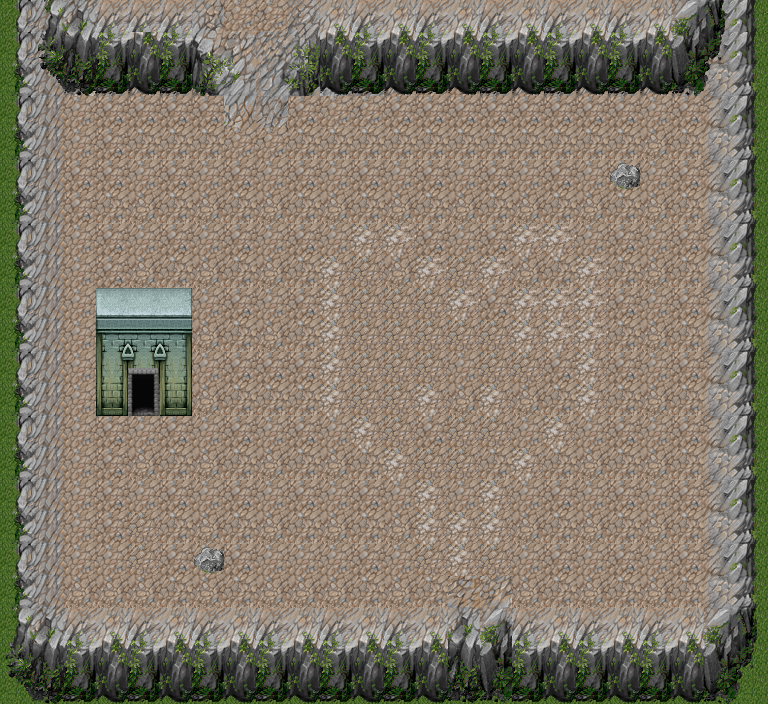

This game map was drawn from its Tiled (.tmx) file and the tilesets committed beside it. A one-line description and the trimmed map source follow:
An orthogonal 24x22 tile map with 32x32 px tiles, 4 tile layers (ground1, ground2, ground3, terrain1), 2 tilesets and 15 objects (portal1, portal2, wizard, rock, ITEM).

<map version="1.0" tiledversion="1.1.3" orientation="orthogonal" renderorder="right-up" width="24" height="22" tilewidth="32" tileheight="32" infinite="0" nextobjectid="19">
 <properties>
  <property name="music" value="THEME_MOUNTAINS" />
 </properties>
 <tileset firstgid="1" source="mountain.tsx" />
 <tileset firstgid="1025" source="terrain.tsx" />
 <layer name="ground1" width="24" height="22">
  <data>[528 cells, 525 non-empty, 21 distinct tile ids]</data>
 </layer>
 <layer name="ground2" width="24" height="22">
  <data>[528 cells, 199 non-empty, 54 distinct tile ids]</data>
 </layer>
 <layer name="ground3" width="24" height="22">
  <data>[528 cells, 53 non-empty, 29 distinct tile ids]</data>
 </layer>
 <layer name="terrain1" width="24" height="22">
  <data>[528 cells, 7 non-empty, 7 distinct tile ids]</data>
 </layer>
 <objectgroup name="interactions">
  <object id="1" name="portal1" gid="1070" x="126" y="420" width="32" height="32" />
  <object id="2" name="portal2" gid="1070" x="239" y="58" width="32" height="32" />
  <object id="15" name="wizard" gid="1070" x="496" y="170" width="32" height="32" />
  <object id="16" name="rock" gid="1070" x="237" y="132" width="32" height="32" />
 </objectgroup>
 <objectgroup name="collision">
  <object id="3" x="0" y="612" width="768" height="90" />
  <object id="4" x="703" y="-2" width="64" height="633" />
  <object id="5" x="0" y="-1" width="53" height="657" />
  <object id="6" x="63" y="97">
   <polygon points="25,-2 150,-1 162,-14 167,-27 166,-35 160,-61 157,-80 157,-99 -11,-95 -12,-48" />
  </object>
  <object id="7" x="704.973" y="96">
   <polygon points="0,0 -410.68,-1 -421.973,-14 -421.973,-30 -416.84,-45 -416.84,-64 -417.867,-95 1.0267,-98" />
  </object>
  <object id="9" x="221" y="-2" width="66" height="25" />
  <object id="10" x="95" y="358" width="96" height="57" />
  <object id="12" x="640" y="182">
   <polygon points="0,0 -10,7 -25,4 -27,-6 -15,-17 0,-13" />
  </object>
  <object id="13" x="224" y="570">
   <polygon points="0,0 -10,2 -26,-3 -28,-11 -16,-21 -2,-17 6,-11" />
  </object>
 </objectgroup>
 <objectgroup name="zindex">
  <object id="11" x="94" y="289" width="97" height="125" />
 </objectgroup>
 <objectgroup name="items">
  <object id="18" name="VialBlue" type="ITEM" gid="1070" x="606" y="574" width="32" height="32" />
 </objectgroup>
</map>
